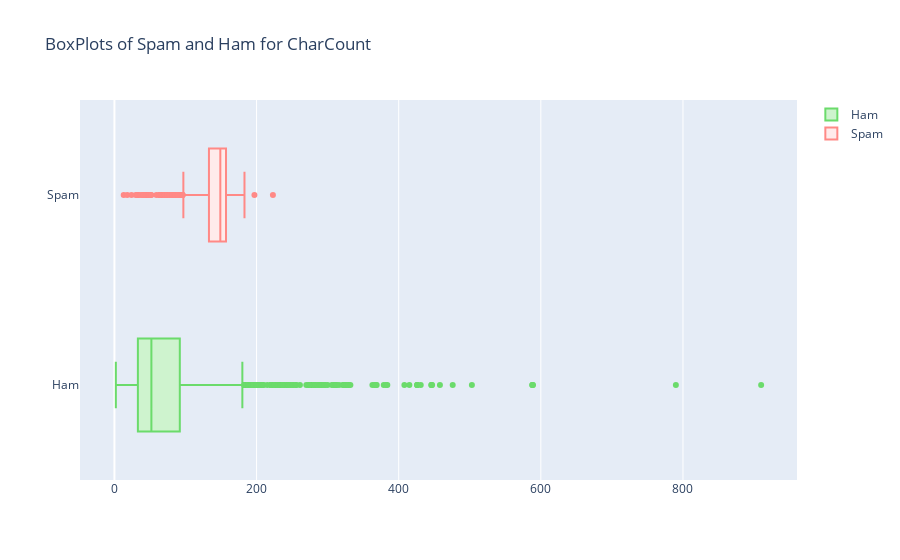
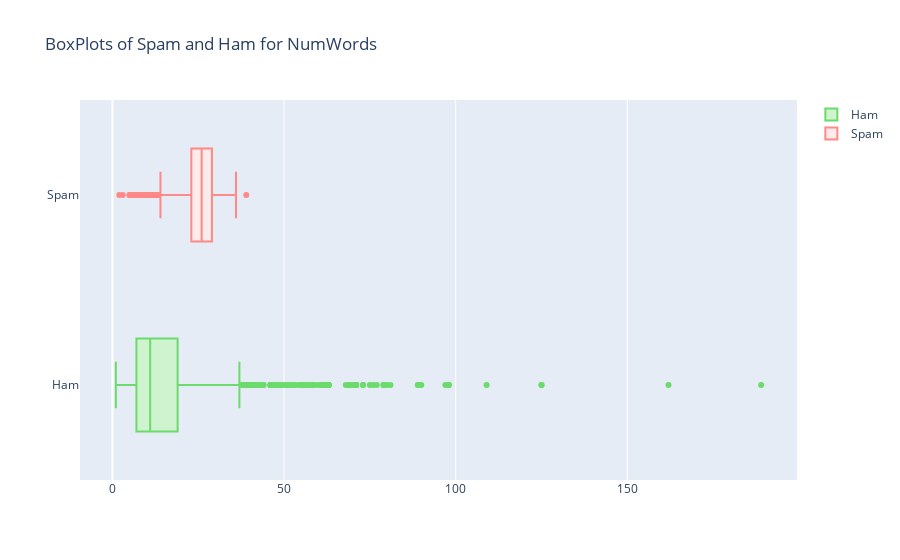
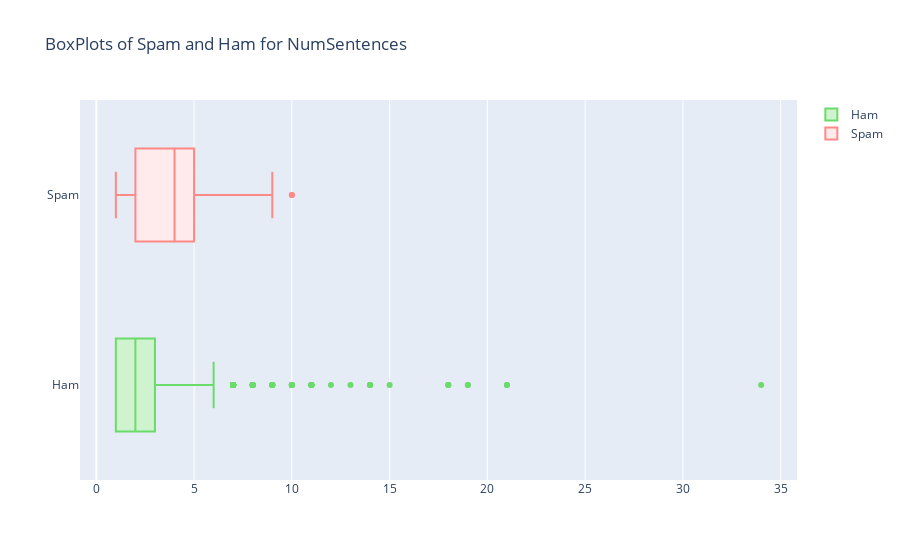

Notebook cell for these charts, in order:
### Code cell
genBoxPlot('CharCount')
genBoxPlot('NumWords')
genBoxPlot('NumSentences')

### Figure 1 — Plotly figure (JSON) as saved in the notebook; plotly's stock layout.template omitted (floating-point values rounded to 4 significant figures; data arrays with more than 128 entries replaced by an {"elided": "..."} marker saying what was removed)
{"data": [{"fillcolor": "#CEF3CE", "line": {"color": "#6BDB6B"}, "name": "Ham", "x": {"elided": "5574 float values"}, "type": "box", "orientation": "h"}, {"fillcolor": "#FFEBEB", "line": {"color": "#FF8986"}, "name": "Spam", "x": {"elided": "5574 float values"}, "type": "box", "orientation": "h"}], "layout": {"title": {"text": "BoxPlots of Spam and Ham for CharCount"}}}

### Figure 2 — Plotly figure (JSON) as saved in the notebook; plotly's stock layout.template omitted (floating-point values rounded to 4 significant figures; data arrays with more than 128 entries replaced by an {"elided": "..."} marker saying what was removed)
{"data": [{"fillcolor": "#CEF3CE", "line": {"color": "#6BDB6B"}, "name": "Ham", "x": {"elided": "5574 float values"}, "type": "box", "orientation": "h"}, {"fillcolor": "#FFEBEB", "line": {"color": "#FF8986"}, "name": "Spam", "x": {"elided": "5574 float values"}, "type": "box", "orientation": "h"}], "layout": {"title": {"text": "BoxPlots of Spam and Ham for NumWords"}}}

### Figure 3 — Plotly figure (JSON) as saved in the notebook; plotly's stock layout.template omitted (floating-point values rounded to 4 significant figures; data arrays with more than 128 entries replaced by an {"elided": "..."} marker saying what was removed)
{"data": [{"fillcolor": "#CEF3CE", "line": {"color": "#6BDB6B"}, "name": "Ham", "x": {"elided": "5574 float values"}, "type": "box", "orientation": "h"}, {"fillcolor": "#FFEBEB", "line": {"color": "#FF8986"}, "name": "Spam", "x": {"elided": "5574 float values"}, "type": "box", "orientation": "h"}], "layout": {"title": {"text": "BoxPlots of Spam and Ham for NumSentences"}}}
